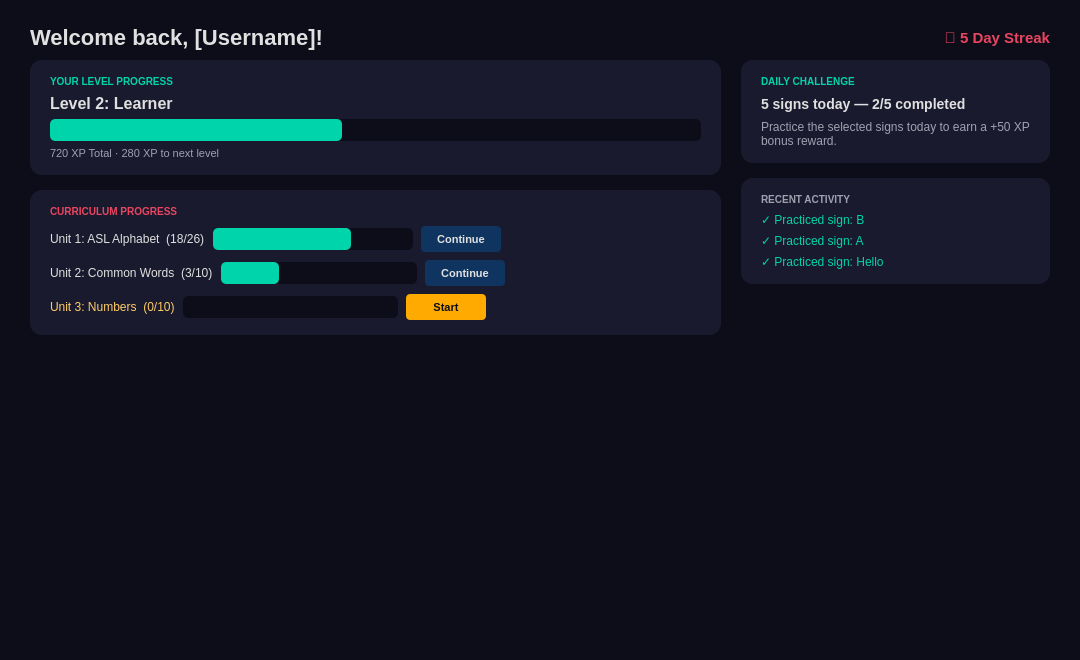
<?xml version='1.0' encoding='utf-8'?>
<ui version="4.0">
 <class>HomeScreen</class>
 <widget class="QWidget" name="pageHome">
  <property name="geometry">
   <rect>
    <x>0</x>
    <y>0</y>
    <width>1080</width>
    <height>660</height>
   </rect>
  </property>
  <property name="styleSheet">
   <string>QWidget { background-color: #0d0d1a; }</string>
  </property>
  <layout class="QVBoxLayout" name="homeOuterLayout">
   <property name="leftMargin">
    <number>30</number>
   </property>
   <property name="topMargin">
    <number>25</number>
   </property>
   <property name="rightMargin">
    <number>30</number>
   </property>
   <property name="bottomMargin">
    <number>20</number>
   </property>
   <property name="spacing">
    <number>10</number>
   </property>
   <item>
    <layout class="QHBoxLayout" name="homeHeaderLayout">
     <item>
      <widget class="QLabel" name="homeWelcomeLabel">
       <property name="text">
        <string>Welcome back, [Username]!</string>
       </property>
       <property name="styleSheet">
        <string>QLabel { color: #e0e0e0; font-size: 22px; font-weight: bold; }</string>
       </property>
      </widget>
     </item>
     <item>
      <spacer>
       <property name="orientation">
        <enum>Qt::Horizontal</enum>
       </property>
       <property name="sizeHint" stdset="0">
        <size>
         <width>40</width>
         <height>20</height>
        </size>
       </property>
      </spacer>
     </item>
     <item>
      <widget class="QLabel" name="homeStreakLabel">
       <property name="text">
        <string>🔥 5 Day Streak</string>
       </property>
       <property name="alignment">
        <set>Qt::AlignRight|Qt::AlignVCenter</set>
       </property>
       <property name="styleSheet">
        <string>QLabel { color: #e94560; font-size: 15px; font-weight: bold; }</string>
       </property>
      </widget>
     </item>
    </layout>
   </item>
   <item>
    <layout class="QHBoxLayout" name="homeColumnsLayout">
     <property name="spacing">
      <number>20</number>
     </property>
     <item>
      <layout class="QVBoxLayout" name="homeLeftLayout">
       <property name="spacing">
        <number>15</number>
       </property>
       <item>
        <widget class="QFrame" name="homeXpCard">
         <property name="styleSheet">
          <string>QFrame { background-color: #1a1a2e; border-radius: 12px; }</string>
         </property>
         <layout class="QVBoxLayout">
          <property name="leftMargin">
           <number>20</number>
          </property>
          <property name="topMargin">
           <number>15</number>
          </property>
          <property name="rightMargin">
           <number>20</number>
          </property>
          <property name="bottomMargin">
           <number>15</number>
          </property>
          <property name="spacing">
           <number>6</number>
          </property>
          <item>
           <widget class="QLabel" name="homeXpSectionLabel">
            <property name="text">
             <string>YOUR LEVEL PROGRESS</string>
            </property>
            <property name="styleSheet">
             <string>QLabel { color: #00d4aa; font-size: 10px; font-weight: bold; background: transparent; }</string>
            </property>
           </widget>
          </item>
          <item>
           <widget class="QLabel" name="homeXpLevelLabel">
            <property name="text">
             <string>Level 2: Learner</string>
            </property>
            <property name="styleSheet">
             <string>QLabel { color: #e0e0e0; font-size: 16px; font-weight: bold; background: transparent; }</string>
            </property>
           </widget>
          </item>
          <item>
           <widget class="QProgressBar" name="homeXpProgressBar">
            <property name="value">
             <number>45</number>
            </property>
            <property name="maximumHeight">
             <number>10</number>
            </property>
            <property name="textVisible">
             <bool>false</bool>
            </property>
            <property name="styleSheet">
             <string>QProgressBar { background-color: #0d0d1a; border-radius: 5px; border: none; } QProgressBar::chunk { background-color: #00d4aa; border-radius: 5px; }</string>
            </property>
           </widget>
          </item>
          <item>
           <widget class="QLabel" name="homeXpDetailLabel">
            <property name="text">
             <string>720 XP Total · 280 XP to next level</string>
            </property>
            <property name="styleSheet">
             <string>QLabel { color: #a0a0b0; font-size: 11px; background: transparent; }</string>
            </property>
           </widget>
          </item>
         </layout>
        </widget>
       </item>
       <item>
        <widget class="QFrame" name="homeCurriculumCard">
         <property name="styleSheet">
          <string>QFrame { background-color: #1a1a2e; border-radius: 12px; }</string>
         </property>
         <layout class="QVBoxLayout">
          <property name="leftMargin">
           <number>20</number>
          </property>
          <property name="topMargin">
           <number>15</number>
          </property>
          <property name="rightMargin">
           <number>20</number>
          </property>
          <property name="bottomMargin">
           <number>15</number>
          </property>
          <property name="spacing">
           <number>8</number>
          </property>
          <item>
           <widget class="QLabel" name="homeCurriculumHeader">
            <property name="text">
             <string>CURRICULUM PROGRESS</string>
            </property>
            <property name="styleSheet">
             <string>QLabel { color: #e94560; font-size: 10px; font-weight: bold; background: transparent; }</string>
            </property>
           </widget>
          </item>
          <item>
           <layout class="QHBoxLayout">
            <item>
             <widget class="QLabel" name="homeUnit1Label">
              <property name="text">
               <string>Unit 1: ASL Alphabet  (18/26)</string>
              </property>
              <property name="styleSheet">
               <string>QLabel { color: #e0e0e0; font-size: 12px; background: transparent; }</string>
              </property>
              <property name="minimumWidth">
               <number>220</number>
              </property>
             </widget>
            </item>
            <item>
             <widget class="QProgressBar" name="homeUnit1Bar">
              <property name="value">
               <number>69</number>
              </property>
              <property name="maximumHeight">
               <number>10</number>
              </property>
              <property name="textVisible">
               <bool>false</bool>
              </property>
              <property name="minimumWidth">
               <number>100</number>
              </property>
              <property name="styleSheet">
               <string>QProgressBar { background-color: #0d0d1a; border-radius: 5px; border: none; } QProgressBar::chunk { background-color: #00d4aa; border-radius: 5px; }</string>
              </property>
             </widget>
            </item>
            <item>
             <widget class="QPushButton" name="homeUnit1Btn">
              <property name="text">
               <string>Continue</string>
              </property>
              <property name="minimumSize">
               <size>
                <width>80</width>
                <height>26</height>
               </size>
              </property>
              <property name="maximumSize">
               <size>
                <width>80</width>
                <height>26</height>
               </size>
              </property>
              <property name="styleSheet">
               <string>QPushButton { background-color: #0f3460; color: #e0e0e0; border: none; border-radius: 4px; font-size: 11px; font-weight: bold; } QPushButton:hover { background-color: #e94560; color: white; }</string>
              </property>
             </widget>
            </item>
            <item>
             <spacer>
              <property name="orientation">
               <enum>Qt::Horizontal</enum>
              </property>
              <property name="sizeHint" stdset="0">
               <size>
                <width>10</width>
                <height>20</height>
               </size>
              </property>
             </spacer>
            </item>
           </layout>
          </item>
          <item>
           <layout class="QHBoxLayout">
            <item>
             <widget class="QLabel" name="homeUnit2Label">
              <property name="text">
               <string>Unit 2: Common Words  (3/10)</string>
              </property>
              <property name="styleSheet">
               <string>QLabel { color: #e0e0e0; font-size: 12px; background: transparent; }</string>
              </property>
              <property name="minimumWidth">
               <number>220</number>
              </property>
             </widget>
            </item>
            <item>
             <widget class="QProgressBar" name="homeUnit2Bar">
              <property name="value">
               <number>30</number>
              </property>
              <property name="maximumHeight">
               <number>10</number>
              </property>
              <property name="textVisible">
               <bool>false</bool>
              </property>
              <property name="minimumWidth">
               <number>100</number>
              </property>
              <property name="styleSheet">
               <string>QProgressBar { background-color: #0d0d1a; border-radius: 5px; border: none; } QProgressBar::chunk { background-color: #00d4aa; border-radius: 5px; }</string>
              </property>
             </widget>
            </item>
            <item>
             <widget class="QPushButton" name="homeUnit2Btn">
              <property name="text">
               <string>Continue</string>
              </property>
              <property name="minimumSize">
               <size>
                <width>80</width>
                <height>26</height>
               </size>
              </property>
              <property name="maximumSize">
               <size>
                <width>80</width>
                <height>26</height>
               </size>
              </property>
              <property name="styleSheet">
               <string>QPushButton { background-color: #0f3460; color: #e0e0e0; border: none; border-radius: 4px; font-size: 11px; font-weight: bold; } QPushButton:hover { background-color: #e94560; color: white; }</string>
              </property>
             </widget>
            </item>
            <item>
             <spacer>
              <property name="orientation">
               <enum>Qt::Horizontal</enum>
              </property>
              <property name="sizeHint" stdset="0">
               <size>
                <width>10</width>
                <height>20</height>
               </size>
              </property>
             </spacer>
            </item>
           </layout>
          </item>
          <item>
           <layout class="QHBoxLayout">
            <item>
             <widget class="QLabel" name="homeUnit3Label">
              <property name="text">
               <string>Unit 3: Numbers  (0/10)</string>
              </property>
              <property name="styleSheet">
               <string>QLabel { color: #ffcc66; font-size: 12px; background: transparent; }</string>
              </property>
              <property name="minimumWidth">
               <number>220</number>
              </property>
             </widget>
            </item>
            <item>
             <widget class="QProgressBar" name="homeUnit3Bar">
              <property name="value">
               <number>0</number>
              </property>
              <property name="maximumHeight">
               <number>10</number>
              </property>
              <property name="textVisible">
               <bool>false</bool>
              </property>
              <property name="minimumWidth">
               <number>100</number>
              </property>
              <property name="styleSheet">
               <string>QProgressBar { background-color: #0d0d1a; border-radius: 5px; border: none; } QProgressBar::chunk { background-color: #ffaa00; border-radius: 5px; }</string>
              </property>
             </widget>
            </item>
            <item>
             <widget class="QPushButton" name="homeUnit3Btn">
              <property name="text">
               <string>Start</string>
              </property>
              <property name="minimumSize">
               <size>
                <width>80</width>
                <height>26</height>
               </size>
              </property>
              <property name="maximumSize">
               <size>
                <width>80</width>
                <height>26</height>
               </size>
              </property>
              <property name="styleSheet">
               <string>QPushButton { background-color: #ffaa00; color: #0d0d1a; border: none; border-radius: 4px; font-size: 11px; font-weight: bold; } QPushButton:hover { background-color: #e94560; color: white; }</string>
              </property>
             </widget>
            </item>
            <item>
             <spacer>
              <property name="orientation">
               <enum>Qt::Horizontal</enum>
              </property>
              <property name="sizeHint" stdset="0">
               <size>
                <width>10</width>
                <height>20</height>
               </size>
              </property>
             </spacer>
            </item>
           </layout>
          </item>
         </layout>
        </widget>
       </item>
       <item>
        <spacer>
         <property name="orientation">
          <enum>Qt::Vertical</enum>
         </property>
         <property name="sizeHint" stdset="0">
          <size>
           <width>20</width>
           <height>20</height>
          </size>
         </property>
        </spacer>
       </item>
      </layout>
     </item>
     <item>
      <layout class="QVBoxLayout" name="homeRightLayout">
       <property name="spacing">
        <number>15</number>
       </property>
       <item>
        <widget class="QFrame" name="homeChallengeCard">
         <property name="styleSheet">
          <string>QFrame { background-color: #1a1a2e; border-radius: 12px; }</string>
         </property>
         <layout class="QVBoxLayout">
          <property name="leftMargin">
           <number>20</number>
          </property>
          <property name="topMargin">
           <number>15</number>
          </property>
          <property name="rightMargin">
           <number>20</number>
          </property>
          <property name="bottomMargin">
           <number>15</number>
          </property>
          <property name="spacing">
           <number>8</number>
          </property>
          <item>
           <widget class="QLabel" name="homeChallengeHeader">
            <property name="text">
             <string>DAILY CHALLENGE</string>
            </property>
            <property name="styleSheet">
             <string>QLabel { color: #00d4aa; font-size: 10px; font-weight: bold; background: transparent; }</string>
            </property>
           </widget>
          </item>
          <item>
           <widget class="QLabel" name="homeChallengeTitle">
            <property name="text">
             <string>5 signs today — 2/5 completed</string>
            </property>
            <property name="styleSheet">
             <string>QLabel { color: #e0e0e0; font-size: 14px; font-weight: bold; background: transparent; }</string>
            </property>
           </widget>
          </item>
          <item>
           <widget class="QLabel" name="homeChallengeDesc">
            <property name="text">
             <string>Practice the selected signs today to earn a +50 XP bonus reward.</string>
            </property>
            <property name="wordWrap">
             <bool>true</bool>
            </property>
            <property name="styleSheet">
             <string>QLabel { color: #a0a0b0; font-size: 12px; background: transparent; }</string>
            </property>
           </widget>
          </item>
         </layout>
        </widget>
       </item>
       <item>
        <widget class="QFrame" name="homeActivityCard">
         <property name="styleSheet">
          <string>QFrame { background-color: #1a1a2e; border-radius: 12px; }</string>
         </property>
         <layout class="QVBoxLayout">
          <property name="leftMargin">
           <number>20</number>
          </property>
          <property name="topMargin">
           <number>15</number>
          </property>
          <property name="rightMargin">
           <number>20</number>
          </property>
          <property name="bottomMargin">
           <number>15</number>
          </property>
          <property name="spacing">
           <number>6</number>
          </property>
          <item>
           <widget class="QLabel" name="homeActivityHeader">
            <property name="text">
             <string>RECENT ACTIVITY</string>
            </property>
            <property name="styleSheet">
             <string>QLabel { color: #a0a0b0; font-size: 10px; font-weight: bold; background: transparent; }</string>
            </property>
           </widget>
          </item>
          <item>
           <widget class="QLabel" name="homeActivity1Label">
            <property name="text">
             <string>✓ Practiced sign: B</string>
            </property>
            <property name="styleSheet">
             <string>QLabel { color: #00d4aa; font-size: 12px; background: transparent; }</string>
            </property>
           </widget>
          </item>
          <item>
           <widget class="QLabel" name="homeActivity2Label">
            <property name="text">
             <string>✓ Practiced sign: A</string>
            </property>
            <property name="styleSheet">
             <string>QLabel { color: #00d4aa; font-size: 12px; background: transparent; }</string>
            </property>
           </widget>
          </item>
          <item>
           <widget class="QLabel" name="homeActivity3Label">
            <property name="text">
             <string>✓ Practiced sign: Hello</string>
            </property>
            <property name="styleSheet">
             <string>QLabel { color: #00d4aa; font-size: 12px; background: transparent; }</string>
            </property>
           </widget>
          </item>
         </layout>
        </widget>
       </item>
       <item>
        <spacer>
         <property name="orientation">
          <enum>Qt::Vertical</enum>
         </property>
         <property name="sizeHint" stdset="0">
          <size>
           <width>20</width>
           <height>20</height>
          </size>
         </property>
        </spacer>
       </item>
      </layout>
     </item>
    </layout>
   </item>
  </layout>
 </widget>
 <resources />
 <connections />
</ui>
